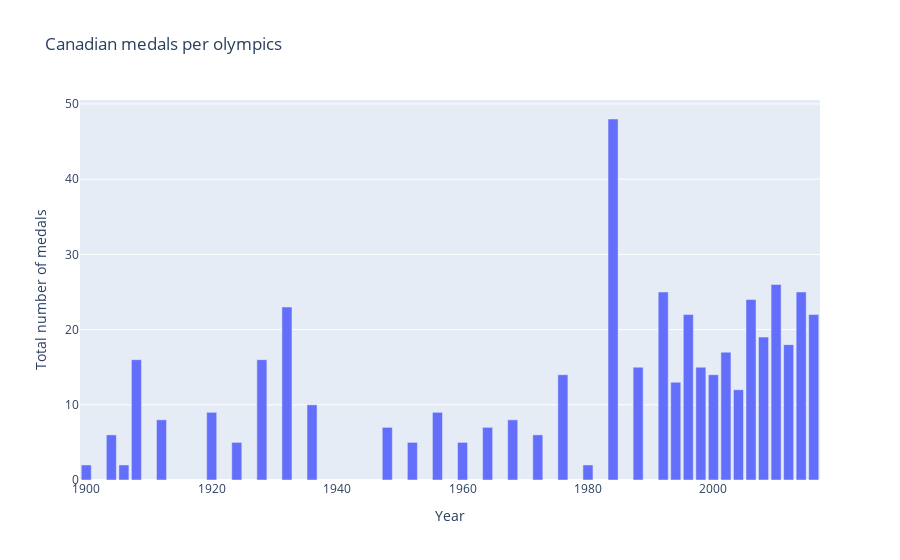

Notebook source saved alongside this figure:
### Code cell
fig = px.bar(
    df_canada_year_medals,
    x=df_canada_year_medals.index,
    y=["Medal"],
    title="Canadian medals per olympics",
    labels={"value": "Total number of medals"}
)

fig.update_layout(showlegend=False)

fig.show()

### Figure 1 — Plotly figure (JSON) as saved in the notebook; plotly's stock layout.template omitted (floating-point values rounded to 4 significant figures)
{"data": [{"alignmentgroup": "True", "hovertemplate": "variable=Medal<br>Year=%{x}<br>Total number of medals=%{y}<extra></extra>", "legendgroup": "Medal", "marker": {"color": "#636efa", "pattern": {"shape": ""}}, "name": "Medal", "offsetgroup": "Medal", "orientation": "v", "showlegend": true, "textposition": "auto", "type": "bar", "x": [1984, 2010, 2014, 1992, 2006, 1932, 2016, 1996, 2008, 2012, 2002, 1908, 1928, 1998, 1988, 2000, 1976, 1994, 2004, 1936, 1956, 1920, 1968, 1912, 1964, 1948, 1904, 1972, 1924, 1952, 1960, 1980, 1906, 1900], "xaxis": "x", "y": [48, 26, 25, 25, 24, 23, 22, 22, 19, 18, 17, 16, 16, 15, 15, 14, 14, 13, 12, 10, 9, 9, 8, 8, 7, 7, 6, 6, 5, 5, 5, 2, 2, 2], "yaxis": "y"}], "layout": {"barmode": "relative", "legend": {"title": {"text": "variable"}, "tracegroupgap": 0}, "showlegend": false, "title": {"text": "Canadian medals per olympics"}, "xaxis": {"anchor": "y", "domain": [0, 1], "title": {"text": "Year"}}, "yaxis": {"anchor": "x", "domain": [0, 1], "title": {"text": "Total number of medals"}}}}
